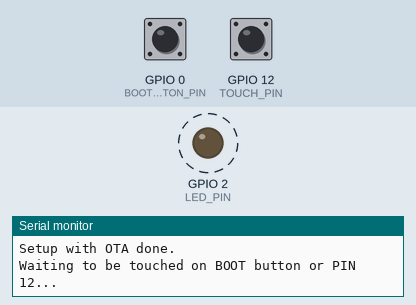
Simulated run of this program. Board: ESP32. Shown: output pins drawn as LEDs (lit = HIGH), the last lines printed to the serial monitor. Dashed ring = blinking. The inputs (shaded band) are chosen by the test bench; at power-on: GPIO 0 (BOOT_BUTTON_PIN) HIGH, GPIO 12 (TOUCH_PIN) HIGH. WiFi joins after 1.5 s; servers stay silent unless stated; network time is answered at once with the bench clock; the local clock reads 2024-03-15 10:24:30 at power-on unless the program sets it.

Above: at 2.91 s.
3.3 s: GPIO 0 (BOOT_BUTTON_PIN) pulled LOW for 0.15 s
At 3.3 s:
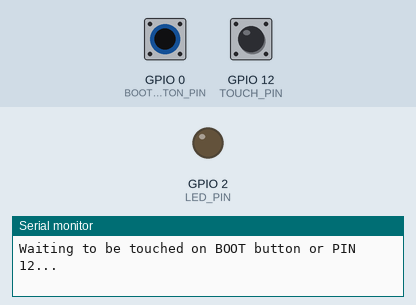
Timing chart, 0 to 6.3 s (numbered marks = the images above; inputs shaded):
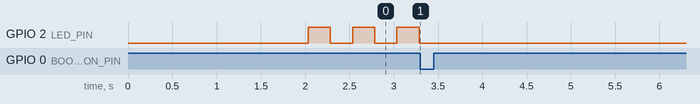

Measured:
- after the input at 3.3 s, GPIO 2 (LED_PIN): stops changing and stays LOW
- by itself, GPIO 2 (LED_PIN): alternates HIGH for 0.25 s and LOW for 0.25 s

The program:

main.cpp
```cpp
#include <Arduino.h>
#include <ArduinoOTA.h>
#include <WiFi.h>
#include <NTPClient.h>

#define LED_PIN 2
#define TOUCH_PIN 12
#define BOOT_BUTTON_PIN 0

bool defaultState = true;

void wiFiBegin();

void setup()
{
  Serial.begin(115200);
  while (!Serial)
    continue;

  pinMode(BOOT_BUTTON_PIN, INPUT_PULLUP);
  pinMode(LED_PIN, OUTPUT);
  digitalWrite(LED_PIN, LOW);

  wiFiBegin();

  xTaskCreate([](void *p)
              {
                while (defaultState)
                {
                  digitalWrite(LED_PIN, HIGH);
                  vTaskDelay(pdMS_TO_TICKS(250));
                  digitalWrite(LED_PIN, LOW);
                  vTaskDelay(pdMS_TO_TICKS(250));
                }
                vTaskDelete(NULL); },
              "flash", 2048, NULL, 1, NULL);

  ArduinoOTA.begin();
  Serial.println("Setup with OTA done.");
}

unsigned long long loopCounter = 0;
void loop()
{

  // auto mod = loopCounter++ % 10;

  bool showMessage = ((loopCounter++ % 60) == 0);

  // Serial.printf("loopCounter %lld\n", loopCounter);

  if (defaultState)
  {
    if (showMessage)
    {
      Serial.printf("Waiting to be touched on BOOT button or PIN %d...\n", TOUCH_PIN);
    }
  }
  else
  {
    if (showMessage)
    {
      Serial.printf("I've been touched on BOOT button or PIN %d...\n", TOUCH_PIN);
    }
  }

  if (touchRead(TOUCH_PIN) < 50 || digitalRead(BOOT_BUTTON_PIN) == LOW)
  {
    defaultState = false;
  }

  ArduinoOTA.handle();
  delay(16);
}

void wiFiBegin()
{
  // Try to connect to the saved WiFi credentials

  if (WiFi.status() != WL_CONNECTED)
  {
    WiFi.begin();
  }

  // Wait for connection
  int timeout = 20000; // Timeout after 10 seconds
  int elapsed = 0;
  Serial.println("\nStarting WiFi...");

  // flash

  while (WiFi.status() != WL_CONNECTED && elapsed < timeout)
  {
    delay(1000);
    Serial.print("O");
    elapsed += 1000;
  }

  // If not connected, start SmartConfig
  if (WiFi.status() != WL_CONNECTED)
  {

    Serial.println("\nStarting SmartConfig...");
    WiFi.beginSmartConfig();

    timeout = 2 * 60 * 1000;
    elapsed = 0;

    // Wait for SmartConfig to finish
    while (!WiFi.smartConfigDone() && elapsed < timeout)
    {
      delay(1000);
      Serial.print("X");
      elapsed += 1000;
    }

    if (!WiFi.smartConfigDone())
    {
      Serial.println("smartConfigDone failed, rebooting.");
      ESP.restart();
    }

    Serial.println("\nSmartConfig done.");
    // Serial.printf("Connected to WiFi: %s\n", WiFi.SSID().c_str());
  }

  Serial.printf("\nWiFi Connected %s, %s\n", WiFi.SSID().c_str(), WiFi.localIP().toString().c_str());

  WiFiUDP ntpUDP;
  NTPClient *timeClient = new NTPClient(ntpUDP, "pool.ntp.org", 0, 60 * 60 * 1000);
  timeClient->begin();

  auto updated = timeClient->update();

  Serial.print("Current time: ");
  Serial.println(timeClient->getFormattedTime());
}
```
